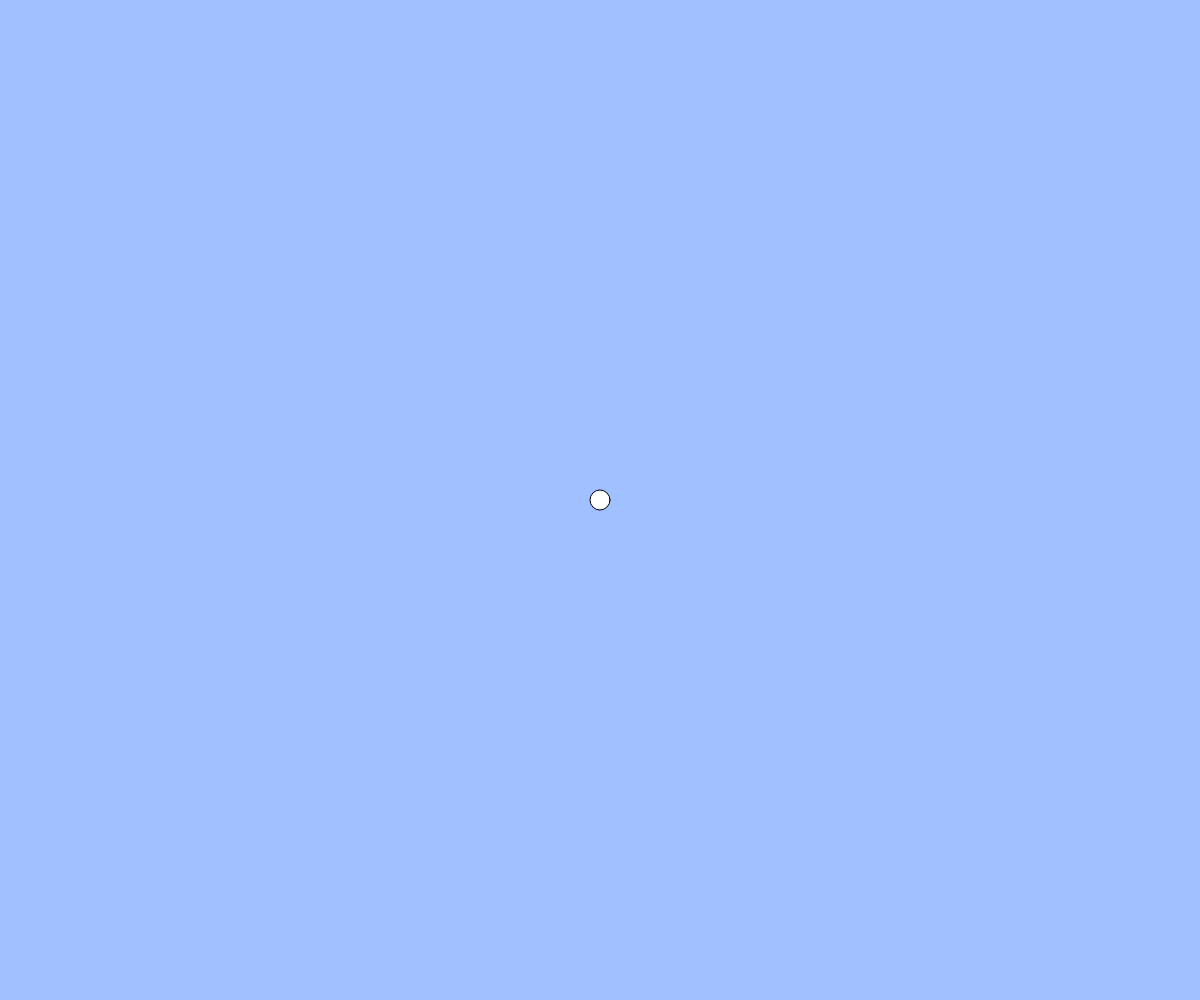
Frame 1 (no input)
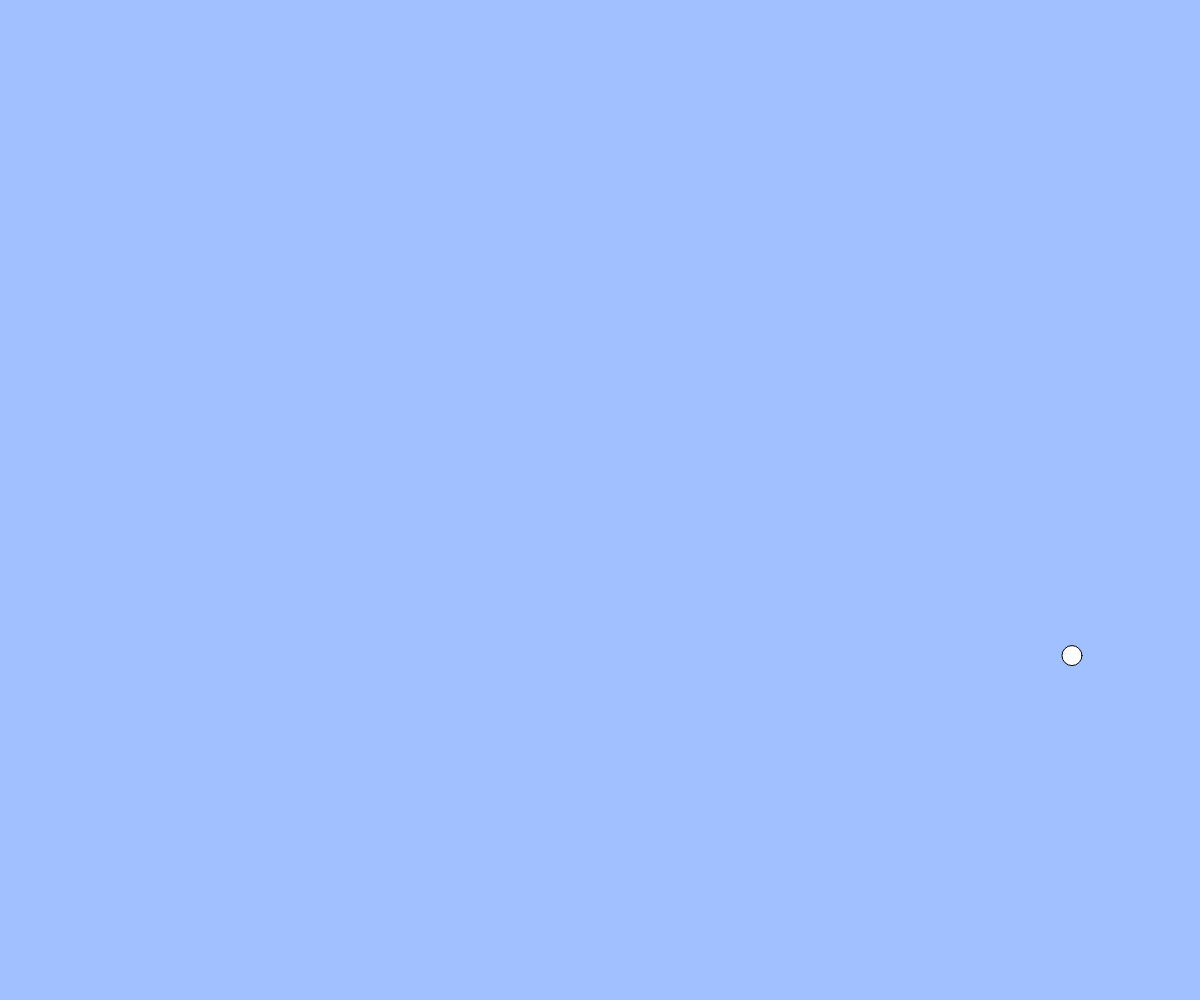
Frame 60 (no input)
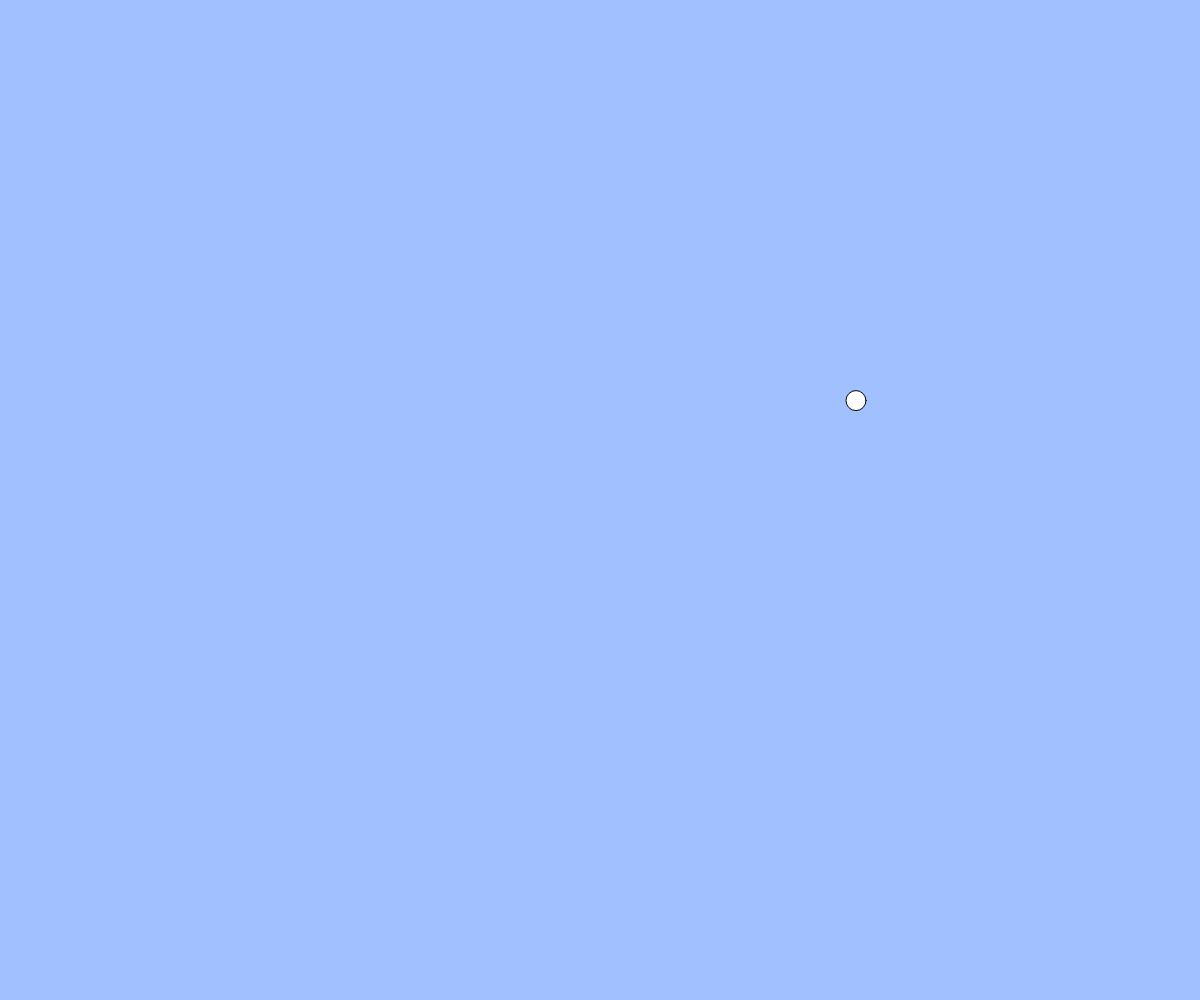
Frame 120 (the mouse pressed at the canvas centre since frame 60)

The p5.js sketch that drew these frames (run headless with seeded random() and noise() and a simulated clock; from frame 60 on, the mouse is pressed at the canvas centre):

// p5.js sketch
// ── sketch.js
// テキスト「アニメーション」
let x, y, vx, vy;
const g = 0.3; // 重力加速度
const vyMax = 30;

function setup(){
  createCanvas(windowWidth, windowHeight);
  x = width / 2;
  y = height / 2;
  vx = 8;
  vy = 8;
}

function draw(){
  background(160, 192, 255);
  ellipse(x, y, 20, 20);
  x += vx;
  y += vy;

  // 重力（コメント機能でオンオフ切り替えて実行してみましょう）
  vy = constrain(vy + g, -vyMax, vyMax);

  // 端の処理パターン (1) 反対側から出てくる
  // if(x > width){ x = 0; }
  // else if(x < 0){ x = width; }
  // if(y > height){ y = 0; }
  // if(y < 0){ y = height; }

　// 端の処理パターン (2) 跳ね返る
  if(x < 0 || x > width){ vx = -1 * vx; }
  if(y > height){ vy = -1 * vy; }
  x = constrain(x, 0, width);
  y = constrain(y, 0, height);
}

function windowResized(){
  resizeCanvas(windowWidth, windowHeight);
}
